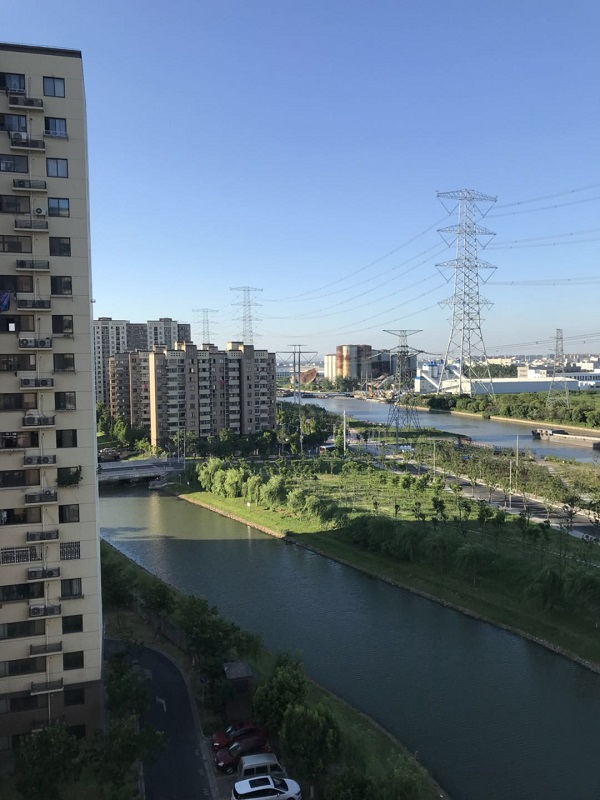
#> input picture 02-配套案例/03-机器视觉基础应用实训案例/14-特征匹配基础实训/02FLANN匹配器/A.jpg, 600 x 800 px
$ python '2_全景图拼接.py'
#> lines starting #> are read from the running program, lines starting #| are printed output that depends on the picture
#!/usr/bin env python3
# -*- coding:UTF8 -*-

import cv2 as cv
import numpy as np


class Stitcher:

    def panorama_get(self, im1, im2, H):
        h1, w1 = im1.shape[:2]
        h2, w2 = im2.shape[:2]
        pts1 = np.float32([[0, 0], [0, h1], [w1, h1], [w1, 0]]).reshape(-1, 1, 2)  # 转为3维坐标
        pts2 = np.float32([[0, 0], [0, h2], [w2, h2], [w2, 0]]).reshape(-1, 1, 2)
        pts1_ = cv.perspectiveTransform(pts1, H)  # H：3*3 矩阵，所以pts1也该为3维坐标
        pts = np.concatenate((pts1_, pts2), axis = 0)  # 列连接
        # np.min 是行优先
        [xmin, ymin] = np.int32(pts.min(axis = 0).ravel() - 0.5)
        [xmax, ymax] = np.int32(pts.max(axis = 0).ravel() + 0.5)
        t = [-xmin, -ymin]  # 左加右减
        Ht = np.array([[1, 0, t[0]], [0, 1, t[1]], [0, 0, 1]])  # 相当于一个向右平移
        result = cv.warpPerspective(im1, Ht.dot(H), (xmax - xmin, ymax - ymin),
                                    flags = cv.INTER_LINEAR,
                                    borderMode = cv.BORDER_REFLECT101)  # 最后一个参数是输出图像的宽、高
        result[t[1]:h2 + t[1], t[0]:w2 + t[0]] = im2
        return result

    def stitch(self, imageA, imageB, ratio = 0.75, reproThresh = 4, showMathes = True):

        H_A, W_A = imageA.shape[:2]
        H_B, W_B = imageB.shape[:2]
        H_MAX = max(H_A, H_B)
        W_MAX = max(W_A, W_B)
        imageA = cv.resize(imageA, (W_MAX, H_MAX), cv.INTER_LINEAR)
        imageB = cv.resize(imageB, (W_MAX, H_MAX), cv.INTER_LINEAR)
        # 第一步：两种图的关键点，及描述符
        (kpsA, dpsA) = self.detectandcompute(imageA)
        (kpsB, dpsB) = self.detectandcompute(imageB)

        # 获得变化的矩阵H
        M = self.matchKeypoint(kpsA, dpsA, kpsB, dpsB, ratio, reproThresh)

        if M is None:
            return None
        (matches, H, status) = M

        result = self.panorama_get(imageA, imageB, H)

        if showMathes:
            # 第六步：对图像的关键点进行连接
            via = self.showMatches(imageA, imageB, kpsA, kpsB, matches, status)

            return via, result

        return None, result

    # 画出关键点匹配结果
    def showMatches(self, imageA, imageB, kpsA, kpsB, matches, status):
        # 将两个图像进行拼接
        # 根据图像的大小，构造全零矩阵
        H_A, W_A = imageA.shape[:2]
        H_B, W_B = imageB.shape[:2]
        via = np.zeros((max(H_A, H_B), W_A + W_B, 3), np.uint8)
        # 将图像A和图像B放到全部都是零的图像中
        via[:H_A, :W_A] = imageA
        via[:H_A, W_A:] = imageB
        # 根据matches中的索引，构造出点的位置信息
        for (trainIdx, queryIdx), s in zip(matches, status):
            if s == 1:
                ptA = (int(kpsA[queryIdx][0]), int(kpsA[queryIdx][1]))
                ptB = (int(kpsB[trainIdx][0] + W_A), int(kpsB[trainIdx][1]))
                # 使用cv.line进行画图操作
                cv.line(via, ptA, ptB, (0, 255, 0), 1)

        return via

    def matchKeypoint(self, kpsA, dpsA, kpsB, dpsB, ratio, reproThresh):

        # 第二步：实例化BFM匹配， 找出符合添加的关键点的索引
        bf = cv.BFMatcher()

        matcher = bf.knnMatch(dpsA, dpsB, 2)
        matches = []

        for match in matcher:

            if len(match) == 2 and match[0].distance < match[1].distance * ratio:
                # 添加match[0]
                matches.append((match[0].trainIdx, match[0].queryIdx))
        # 第三步：使用cv.findHomography找出符合添加的H矩阵
        # 关键点必须等于4，
        if len(matches) >= 4:
            # 根据索引找出符合条件的位置
            kpsA = np.float32([kpsA[i] for (_, i) in matches])
            kpsB = np.float32([kpsB[i] for (i, _) in matches])
            # 找到两个平面之间的透视变换
            H, status = cv.findHomography(kpsA, kpsB, cv.RANSAC, reproThresh)

            return matches, H, status
        return None

    def detectandcompute(self, image):
        gray = cv.cvtColor(image, cv.COLOR_BGR2GRAY)
        orb = cv.ORB_create()
        kps, des = orb.detectAndCompute(gray, None)
        kps = np.float32([kp.pt for kp in kps])
        return kps, des


def test():
    imgA_path = 'A.jpg'
    imgB_path = 'B.jpg'
    imgA = cv.imread(imgA_path)
#> imgA is the input picture: shape (800, 600, 3); mean B, G, R 129.8, 114.2, 97.1
    imgB = cv.imread(imgB_path)
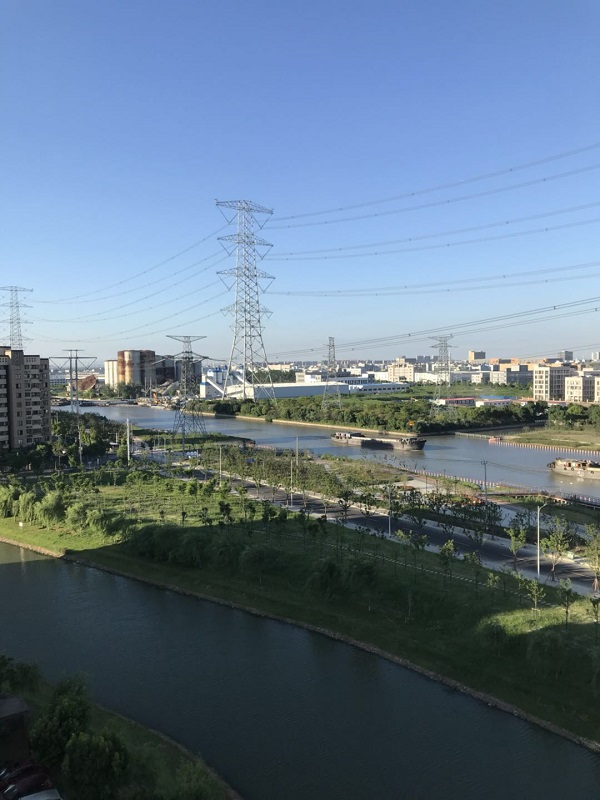
#> input picture 02-配套案例/03-机器视觉基础应用实训案例/14-特征匹配基础实训/02FLANN匹配器/B.jpg, 600 x 800 px
#> imgB is the input picture: shape (800, 600, 3); mean B, G, R 136.3, 118.2, 98.7
    via, result = Stitcher().stitch(imgA, imgB)
#> in detectandcompute, `gray = cv.cvtColor(image, cv.COLOR_BGR2GRAY)`:
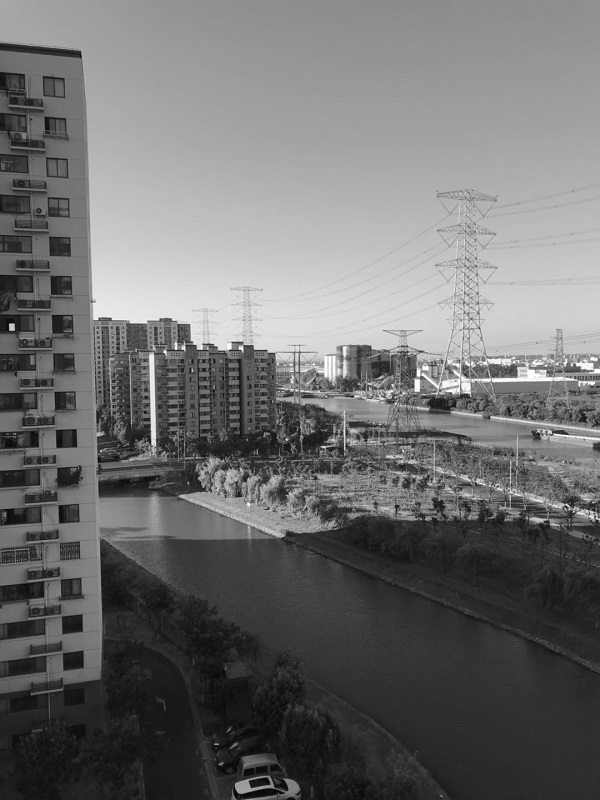
#> gray: shape (800, 600); min 2, max 255, mean 110.8
#> in detectandcompute, `kps, des = orb.detectAndCompute(gray, None)`: kps = 500 keypoints; strongest (x, y, size): (242, 347, 31), (175, 348, 31), (182, 348, 31), (566, 507, 31)
#> in detectandcompute, `kps = np.float32([kp.pt for kp in kps])`: kps = 500 pairs, first value 57.02 to 566, second value 51.6 to 654.4
#> in stitch, `(kpsA, dpsA) = self.detectandcompute(imageA)`:
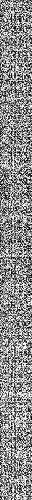
#> dpsA: shape (500, 32); min 0, max 255, mean 139
#> in stitch, `(kpsA, dpsA) = self.detectandcompute(imageA)`: kpsA has the same summary as kps in detectandcompute
#> in detectandcompute (call 2), `gray = cv.cvtColor(image, cv.COLOR_BGR2GRAY)`:
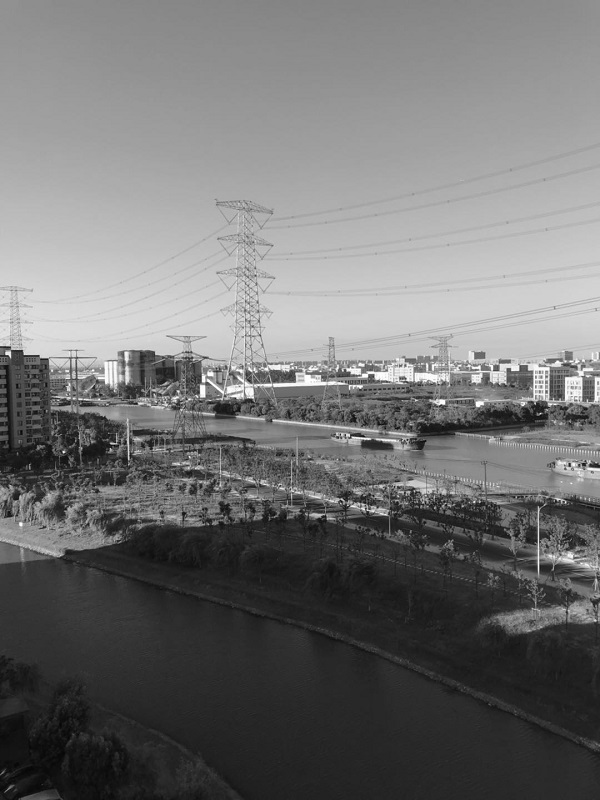
#> gray: shape (800, 600); min 1, max 255, mean 114.4
#> in detectandcompute (call 2), `kps, des = orb.detectAndCompute(gray, None)`: kps = 500 keypoints; strongest (x, y, size): (204, 381, 31), (341, 501, 31), (348, 435, 31), (371, 376, 37.2)
#> in detectandcompute (call 2), `kps = np.float32([kp.pt for kp in kps])`: kps = 500 pairs, first value 37.2 to 566, second value 349.4 to 551.5
#> in stitch, `(kpsB, dpsB) = self.detectandcompute(imageB)`:
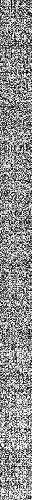
#> dpsB: shape (500, 32); min 0, max 255, mean 142.1
#> in stitch, `(kpsB, dpsB) = self.detectandcompute(imageB)`: kpsB has the same summary as kps in detectandcompute
#> in matchKeypoint, `matcher = bf.knnMatch(dpsA, dpsB, 2)`: matcher = 500 matches
#> after the loop in matchKeypoint, `for match in matcher:`: matches = 62 pairs, first value 1 to 490, second value 4 to 487
#> in matchKeypoint, `kpsA = np.float32([kpsA[i] for (_, i) in matches])`: kpsA = 62 pairs, first value 236.5 to 566, second value 340.4 to 532.8
#> in matchKeypoint, `kpsB = np.float32([kpsB[i] for (i, _) in matches])`: kpsB = 62 pairs, first value 66.24 to 414, second value 349.4 to 551.5
#> in matchKeypoint, `H, status = cv.findHomography(kpsA, kpsB, cv.RANSAC, reproThresh)`: H = [[1.4, -0.00149, -327.1], [0.27, 1.22, -91.55], [0.000741, -0.000134, 1]]; status = 62 values, max 1 at index 0, min 0 at index 18, mean 0.919
#> in panorama_get, `pts1_ = cv.perspectiveTransform(pts1, H)`: pts1_ = [[-327.1, -91.55], [-367.6, 992.6], [380.7, 783.8], [353.4, 48.95]]
#> in panorama_get, `pts = np.concatenate((pts1_, pts2), axis = 0)`: pts = [[-327.1, -91.55], [-367.6, 992.6], [380.7, 783.8], [353.4, 48.95], [0, 0], [0, 800], [600, 800], [600, 0]]
#> in panorama_get, `[xmin, ymin] = np.int32(pts.min(axis = 0).ravel() - 0.5)`: xmin = -368; ymin = -92
#> in panorama_get, `[xmax, ymax] = np.int32(pts.max(axis = 0).ravel() + 0.5)`: xmax = 600; ymax = 993
#> in panorama_get, `t = [-xmin, -ymin]`: t = [368, 92]
#> in panorama_get, `Ht = np.array([[1, 0, t[0]], [0, 1, t[1]], [0, 0, 1]])`: Ht = [[1, 0, 368], [0, 1, 92], [0, 0, 1]]
#> in panorama_get, `result[t[1]:h2 + t[1], t[0]:w2 + t[0]] = im2`:
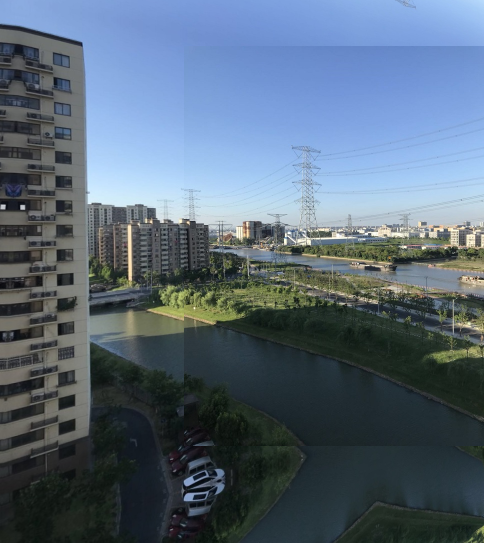
#> result: shape (1085, 968, 3) (shown at 1/2 size); mean B, G, R 119.7, 104, 87.8
#> the loop in showMatches, `for (trainIdx, queryIdx), s in zip(matches, status):` made 62 passes
#> (trainIdx, queryIdx, s, ptA, ptB) on passes 1 to 12: (37, 4, [1], (545, 371), (919, 376)), (1, 5, [1], (423, 367), (808, 373)), (4, 7, [1], (469, 392), (852, 397)), (13, 8, [1], (417, 374), (802, 380)), (16, 9, [1], (529, 368), (907, 374)), (76, 17, [1], (421, 376), (807, 382)), (99, 25, [1], (473, 365), (856, 371)), (44, 26, [1], (468, 365), (850, 370)), (67, 37, [1], (392, 385), (778, 391)), (70, 38, [1], (566, 507), (941, 501)), (92, 56, [1], (453, 393), (837, 398)), (64, 62, [1], (343, 348), (725, 353))
#> (ptA, ptB) on passes 61 to 62: ((415, 383), (800, 390)), ((412, 358), (797, 365))
#> after the loop in showMatches, `for (trainIdx, queryIdx), s in zip(matches, status):`:
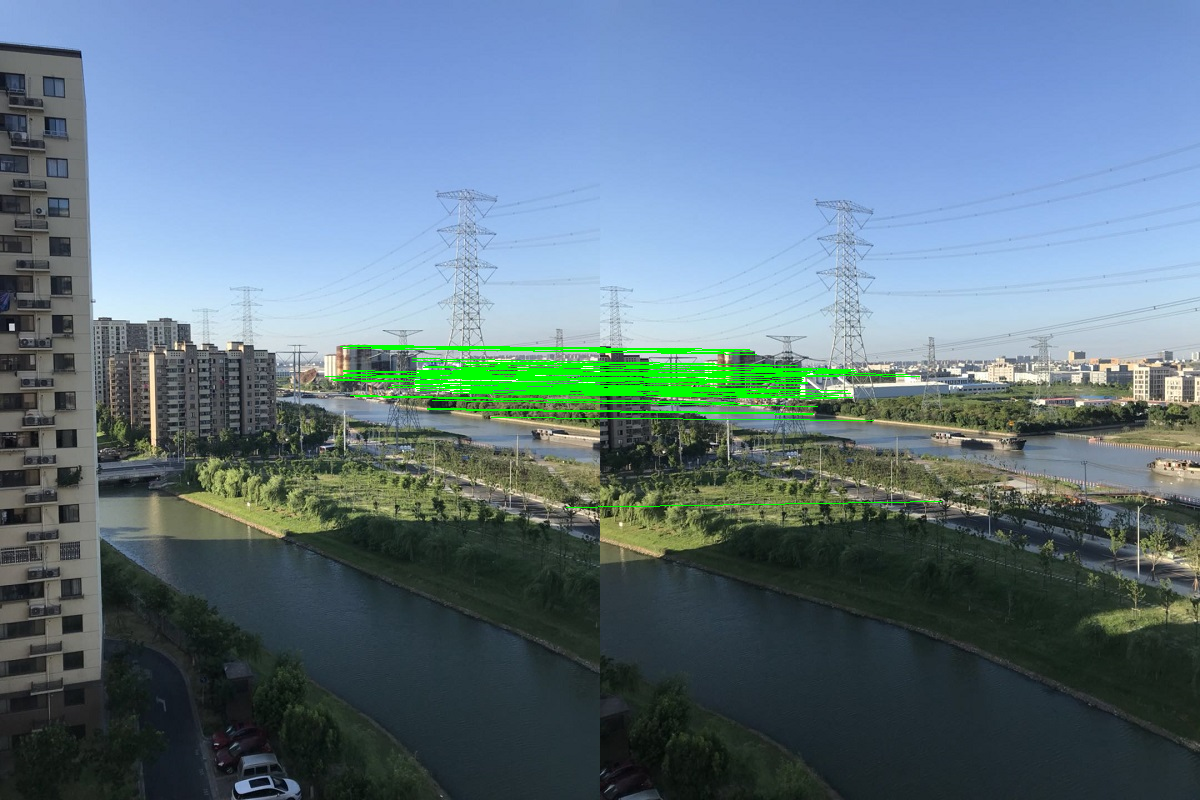
#> via: shape (800, 1200, 3); mean B, G, R 131, 118.2, 95.9
    cv.imshow('test', result)
    cv.imshow('kps', via)
    cv.imwrite('./outputs/test.jpg', result)
    cv.imwrite('./outputs/via.jpg', via)
    cv.waitKey(0)


if __name__ == '__main__':
    test()
